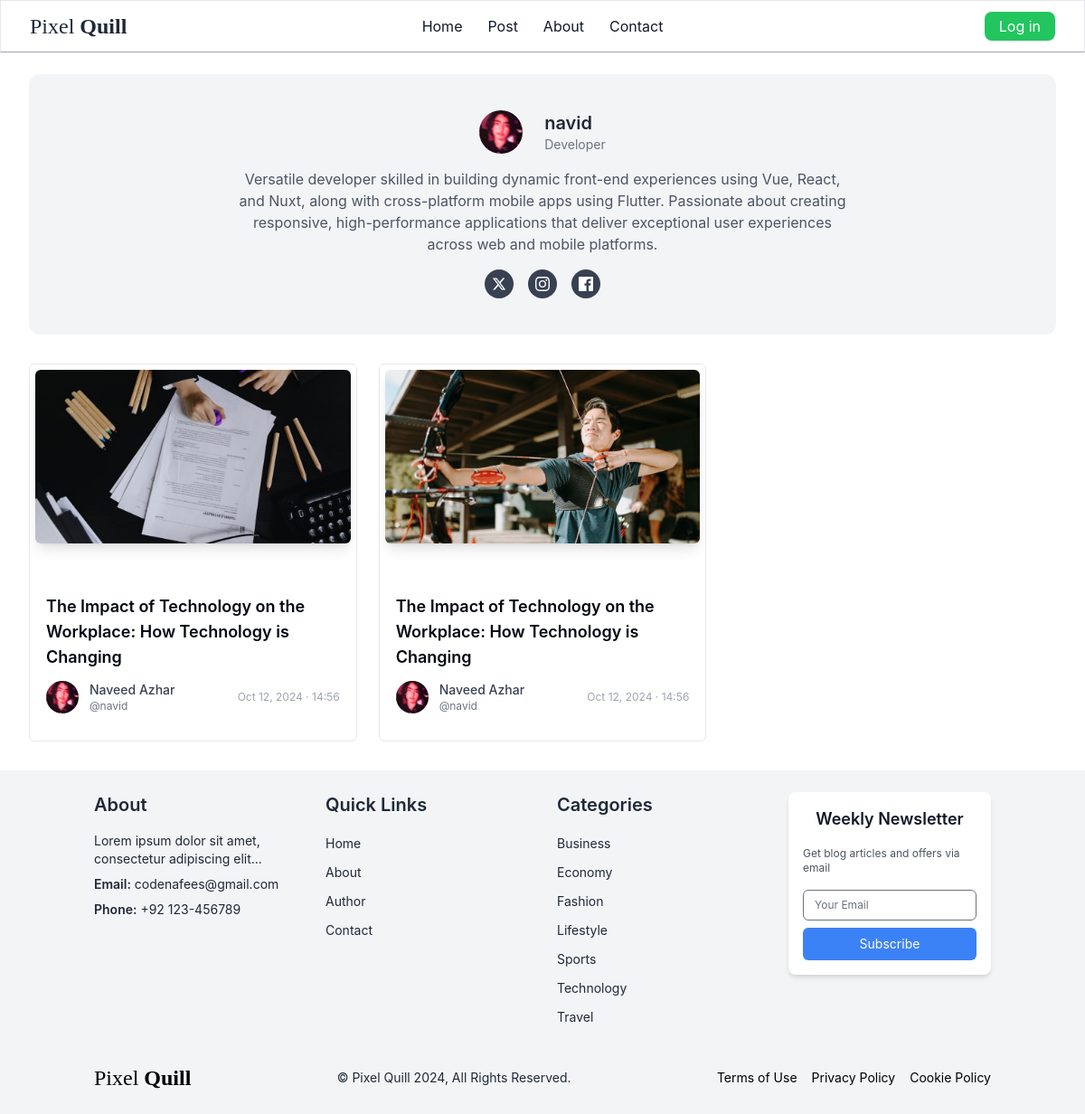
The page /author/37/ on the database its author committed.
### authentication/models.py (models this page shows, shortened)
class Profile(models.Model):
    user =  models.OneToOneField(User, on_delete=models.CASCADE, related_name="profile")
    f_name = models.CharField(max_length=10, default='James')
    l_name = models.CharField(max_length=10, default='Joe')
    job_role = models.CharField(max_length=10, default='_job')
    profile_img = models.ImageField(upload_to='dp_img/', default=get_default_image_path, )
    bio = models.TextField(max_length=400, blank=True)
    acc_created = models.DateTimeField(auto_now_add=True, blank=True, null=True)

### core/models.py (models this page shows, shortened)
class Blog(models.Model):
     created_by = models.ForeignKey(User, on_delete=models.CASCADE, related_name='author_blogs')
     heading = models.CharField(max_length=255, blank=False, null=True)
     category = models.ForeignKey(Category, on_delete=models.CASCADE, related_name="category_blogs")
     description = models.TextField(max_length=3000, null=True)
     image = models.ImageField(upload_to= 'blog/', null=True)
     added_date = models.DateTimeField(auto_now_add=True, null=True)

class Category(models.Model):
     name = models.CharField(max_length=255,  unique=True)
     class Meta:
          verbose_name_plural = 'Categories'
          ordering  = ('name',)
     def __str__(self):
          return self.name

### core/views.py (the view)
# urls.py: path('author/<int:pk>/', views.author, name='author'),
def author(request, pk):
     profile = getUserProfile(request=request)
     author = User.objects.prefetch_related('profile', 'author_blogs').get(id=pk)
     related_blogs = author.author_blogs.all()
     author_data = author.profile
     return render(request, 'core/author.html',
     {
          'related_blogs': related_blogs,
          'btn_cols': btn_cols,
          'author': author,
          'profile': profile,
          'author_data': author_data,
     })

### core/templates/core/author.html (shortened to what this page needs)
{% extends "core/layout.html" %}
{% load custom_filters %}
{% load static %}
{% block content %}
<div class="mx-4 sm:mx-6 lg:mx-8 my-5">
	<div class="bg-gray-100 rounded-xl my-6 p-7 mx-full flex flex-col space-y-3">
		<div class="mx-4 sm:mx-6 lg:mx-[200px] py-3">
			<div class="flex flex-col sm:flex-row space-y-3 sm:space-y-0 sm:space-x-6 justify-center">
				<div class="w-12 h-12 rounded-full overflow-hidden">
					<img src="{{ author_data.profile_img.url }}" class="w-full h-auto"/>
				</div>
				<div class="flex-shrink-0">
					<h2 class="text-lg sm:text-xl font-semibold text-gray-800 whitespace-nowrap"> {{author}} </h2>
					<p class="text-xs sm:text-sm text-gray-500 whitespace-nowrap">{{author_data.job_role}}</p>
				</div>
			</div>
			<div class="text-gray-600 my-4 justify-center">
				<p class="text-center">
					{{author_data.bio}}
				</p>
			</div>
			<div class="flex space-x-4 justify-center">
				<a href="https://x.com/" target="_blank" class="w-10 h-10 sm:w-8 sm:h-8 bg-gray-700 rounded-full flex items-center justify-center hover:bg-gray-800 transition-colors">
					<svg class="w-4 h-4 text-white fill-current" viewBox="0 0 24 24">
						<path d="M18.244 2.25h3.308l-7.227 8.26 8.502 11.24H16.17l-5.214-6.817L4.99 21.75H1.68l7.73-8.835L1.254 2.25H8.08l4.713 6.231zm-1.161 17.52h1.833L7.084 4.126H5.117z" />
					</svg>
				</a>
				<a href="https://www.instagram.com/real.nafees/" target="_blank" class="w-10 h-10 sm:w-8 sm:h-8 bg-gray-700 rounded-full flex items-center justify-center hover:bg-gray-800 transition-colors">
				</a>
				<a href="https://www.facebook.com/" target="_blank" class="w-10 h-10 sm:w-8 sm:h-8 bg-gray-700 rounded-full flex items-center justify-center hover:bg-gray-800 transition-colors">
				</a>
			</div>
		</div>
	</div>
	<div class="grid grid-cols-1 sm:grid-cols-2 lg:grid-cols-3 gap-4 md:gap-6 my-6 md:my-8">
        {% for blog in related_blogs %}
            <div class="border p-1.5 rounded-md">
                <a href="{% url 'details' blog.id %}">
                    <img src="{{blog.image.url}}" alt="{{blog.name}}" class="rounded-md w-full h-48 shadow-lg object-cover object-center"/>
                    <div class="mx-3 my-6">
                        <a href="{% url 'category' blog.category.id %}" class="rounded-lg text-xs font-semibold {{btn_col}} text-white py-1 px-2"> {{blog.category}} </a>
                        <div class="bg-white rounded-b-md mt-2">
                            <div class="flex justify-between items-center">
                                <h3 class="text-gray-950 text-base sm:text-lg font-semibold">{{ blog.heading }}</h3>
                            </div>
                        </div>
                        <div class="flex flex-col sm:flex-row items-start sm:items-center justify-between space-y-2 sm:space-y-0 sm:space-x-3 my-3">
                            <div class="flex items-center space-x-3">
                                <a href="{% url 'author' blog.created_by.id %}" class="m-0" >
                                    <div class="w-9 h-9 rounded-full overflow-hidden">
                                        <img src="{{ blog.created_by.id | get_user_dp }}" alt="Author" class="w-full h-full object-cover"/>
                                    </div>
                                </a>
                                <div>
                                    <span class="text-gray-700 text-sm sm:text-[14px] block font-medium">{{ blog.created_by.id | get_user_full_name}}</span>
                                    <span class="text-gray-500 text-xs sm:text-[12px] block">@{{ blog.created_by }}</span>
                                </div>
                            </div>
                            <span class="text-gray-400 text-xs">{{ blog.added_date | get_formated_date }}</span>
                        </div>
                    </div>
                </a>
            </div>
        {% endfor %}
    </div>
</div>
{% endblock %}

### core/templates/core/layout.html (shortened to what this page needs)
{% load static %}
{% load static tailwind_tags %}
<!DOCTYPE html>
<html lang="en">
<head>
	{% tailwind_css %}
</head>
<body class="font-inter">
<header class=" bg-white border border-b-gray-400 text-gray-900 mb-3">
	<nav class="mx-auto flex max-w-7xl items-center justify-between px-6 py-3 lg:px-8 " aria-label="Global">
	<div class="flex lg:flex-1">
		<a href="{% url 'home' %}" class="-m-1.5 p-1.5">
		<h3 class="inline-block font-serif text-2xl font-thin text-gray-800">Pixel <span class="font-semibold">Quill</span></h3>
		</a>
	</div>
	<div class="flex justify-center gap-x-7">
		<a href="{% url 'home' %}" class="text-base font-normal leading-6 bg-transparent  hover:border-b hover:border-gray-900 transition duration-300">Home</a>
		<a href="{% url 'post' %}" class="text-base font-normal leading-6 bg-transparent hover:border-b hover:border-gray-900 transition duration-300">Post</a>
		<a href="#" class="text-base font-normal leading-6 bg-transparent hover:border-b hover:border-gray-900 transition duration-300">About</a>
		<a href="#" class="text-base font-normal leading-6 bg-transparent hover:border-b hover:border-gray-900 transition duration-300">Contact </a>
	</div>
	<div class="hidden lg:flex lg:flex-1 lg:justify-end gap-4">
	{% if request.user.is_authenticated %}
		{% comment %} ! Drawer {% endcomment %}
		<button onclick="openDrawerModal()">
			<div class=" w-9 h-9 rounded-full overflow-hidden">
				{% comment %} * login by superuser or by a staff {% endcomment %}
				{% if request.user.is_superuser or request.user.is_staff %}
					<svg class="text-gray-500 " fill="currentColor" viewBox="0 0 24 24">
						<path d="M12 2C6.48 2 2 6.48 2 12s4.48 10 10 10 10-4.48 10-10S17.52 2 12 2zm0 3c1.66 0 3 1.34 3 3s-1.34 3-3 3-3-1.34-3-3 1.34-3 3-3zm0 14.2c-2.5 0-4.71-1.28-6-3.22.03-1.99 4-3.08 6-3.08 1.99 0 5.97 1.09 6 3.08-1.29 1.94-3.5 3.22-6 3.22z"/>
					</svg>
				{% else %}
					<img src="{{ profile.profile_img.url }}"/>
				{% endif %}
			</div>
		</button>
		<div id="drawerModal" class="hidden z-50" aria-labelledby="slide-over-title" role="dialog" aria-modal="true">
			<div class="fixed inset-0 bg-gray-500 bg-opacity-75 transition-opacity" aria-hidden="true">ll
			</div>
			<div class="fixed inset-0 overflow-hidden">
				<div class="absolute inset-0 overflow-hidden">
					<div class="pointer-events-none fixed inset-y-0 right-0 flex max-w-full pl-10">
						<div class="pointer-events-auto relative w-screen max-w-md">
							<div class="absolute left-0 top-0 -ml-8 flex pr-2 pt-4 sm:-ml-10 sm:pr-4">
								<button onclick="closeDrawerModal()" type="button" class="relative rounded-md text-gray-300 hover:text-white focus:outline-none focus:ring-2 focus:ring-white">
									<span class="absolute -inset-2.5"></span>
									<span class="sr-only">Dashboard</span>
									<svg class="h-6 w-6" fill="none" viewBox="0 0 24 24" stroke-width="1.5" stroke="currentColor" aria-hidden="true" data-slot="icon">
										<path stroke-linecap="round" stroke-linejoin="round" d="M6 18 18 6M6 6l12 12" />
									</svg>
								</button>
							</div>
							{% comment %} navigations {% endcomment %}
							<div class="flex h-full flex-col overflow-y-scroll bg-white py-6 shadow-xl">
								<div class="px-4 sm:px-6">
									<h2 class="text-[22px] font-semibold leading-6 text-gray-900" id="slide-over-title">Dashboard</h2>
									<hr class='border border-b-0 my-3 border-gray-200'>
								</div>
								<div class="relative mt-6 flex-1 justify-between px-4 sm:px-6 space-y-[30px]">
									{% if request.user.is_superuser or request.user.is_staff %}
										<span class="font-seminbold text-[18px] text-red-600 w-full">Admin Logged In</span>
									{% else %}
										<div>
											<a href="{% url 'authentication:user_profile' %}" class="text-gray-700 grids grid-cols-2 flex space-x-7 hover:text-gray-950">
												<svg xmlns="http://www.w3.org/2000/svg" fill="none" viewBox="0 0 24 24" stroke-width="1.5" stroke="currentColor" class="size-6">
													<path stroke-linecap="round" stroke-linejoin="round" d="m2.25 12 8.954-8.955c.44-.439 1.152-.439 1.591 0L21.75 12M4.5 9.75v10.125c0 .621.504 1.125 1.125 1.125H9.75v-4.875c0-.621.504-1.125 1.125-1.125h2.25c.621 0 1.125.504 1.125 1.125V21h4.125c.621 0 1.125-.504 1.125-1.125V9.75M8.25 21h8.25" />
												</svg>
												<div class="font-medium text-[18px]">Profile</div>
											</a>
											<hr class='border border-b-0 my-2 border-gray-100'>
											<a href="{% url 'author' request.user.id %}" class="text-gray-700 grids grid-cols-2 flex space-x-7 hover:text-gray-950">
												<svg xmlns="http://www.w3.org/2000/svg" fill="none" viewBox="0 0 24 24" stroke-width="1.5" stroke="currentColor" class="size-6">
													<path stroke-linecap="round" stroke-linejoin="round" d="M12 7.5h1.5m-1.5 3h1.5m-7.5 3h7.5m-7.5 3h7.5m3-9h3.375c.621 0 1.125.504 1.125 1.125V18a2.25 2.25 0 0 1-2.25 2.25M16.5 7.5V18a2.25 2.25 0 0 0 2.25 2.25M16.5 7.5V4.875c0-.621-.504-1.125-1.125-1.125H4.125C3.504 3.75 3 4.254 3 4.875V18a2.25 2.25 0 0 0 2.25 2.25h13.5M6 7.5h3v3H6v-3Z" />
												</svg>
												<div class="font-medium text-[18px]">Blogs</div>
											</a>
										</div>
									{% endif %}
									<button class="text-base px-4 py-1 bg-red-600 font-normal leading-6 text-white rounded-lg hover:bg-red-700 transition duration-300"  onclick="openLogoutModal()">Log out</button>
									<div id="logoutModal" class="hidden flex fixed z-50 inset-0 bg-gray-800 bg-opacity-75 items-center justify-center">
										<div class="bg-white rounded-lg shadow-lg p-6">
											<h2 class="text-lg font-semibold">Confirm Logout</h2>
											<p class="text-gray-600">Are you sure you want to log out?</p>
											<div class="mt-4 flex justify-end">
											<a href="{% url 'authentication:logout' %}" onclick="confirmLogout()" class="bg-red-600 hover:bg-red-700 text-white text-[14px] px-4 py-1.5 rounded-lg">Yes</a>
											<button onclick="closeLogoutModal()" class="bg-gray-400 hover:bg-gray-500 text-white text-[14px] px-5 py-1.5 rounded-lg ml-2">No</button>
											</div>
										</div>
									</div>
								</div>
							</div>
						</div>
					</div>
				</div>
			</div>
		</div>
		{% else %}
			<a href="{% url 'authentication:login' %}" class="text-base px-4 py-1 bg-green-500 font-normal leading-6 text-white rounded-lg hover:bg-green-600 transition duration-300">Log in</a>
		{% endif %}
	</div>
	</nav>
</header>
{% block content %}   {% endblock %}
    <footer class="bg-gray-100 text-black py-6">
        <div class="container mx-auto px-4">
            <div class="grid grid-cols-1 md:grid-cols-2 lg:grid-cols-4 gap-8">
                <div class="col-span-1 text-gray-800">
                    <h3 class="text-xl mb-4 font-semibold">About</h3>
                    <p class="text-sm mb-2">Lorem ipsum dolor sit amet, consectetur adipiscing elit...</p>
                    <p class="text-sm mb-2"><span class="font-semibold">Email:</span> codenafees@gmail.com</p>
                    <p class="text-sm mb-2"><span class="font-semibold">Phone:</span> +92 123-456789</p>
                </div>
                <div class="col-span-1 text-gray-800">
                    <h3 class="text-xl mb-4 font-semibold">Quick Links</h3>
                    <ul>
                        <li class="mb-2"><a href="{% url 'home' %}" class="text-sm hover:underline">Home</a></li>
                        <li class="mb-2"><a href="#" class="text-sm hover:underline">About</a></li>
                        <li class="mb-2"><a href="#" class="text-sm hover:underline">Author</a></li>
                        <li class="mb-2"><a href="#" class="text-sm hover:underline">Contact</a></li>
                    </ul>
                </div>
                <div class="col-span-1 text-gray-800">
                    <h3 class="text-xl mb-4 font-semibold">Categories</h3>
                    <ul>
                        {% for category in categories %}
                        <li class="mb-2"><a href="{% url 'category' category.id %}" class="text-sm hover:underline">{{ category.name }}</a></li>
                        {% endfor %}
                    </ul>
                </div>
                <div class="col-span-1">
                    <div class="bg-white rounded-lg shadow-md p-4">
                        <h2 class="text-lg font-semibold mb-4 text-gray-900 text-center">Weekly Newsletter</h2>
                        <p class="text-xs text-gray-600 mb-4">Get blog articles and offers via email</p>
                        <form action="#" method="POST">
                            <div class="space-y-2">
                                <input type="email" name="email" id="email" class="text-gray-800 text-xs w-full px-3 py-2 border rounded-md focus:outline-none focus:ring-1 focus:ring-blue-500" placeholder="Your Email">
                                <button type="submit" class="w-full bg-blue-500 hover:bg-blue-600 text-white text-sm py-2 px-4 rounded-md">Subscribe</button>
                            </div>
                        </form>
                    </div>
                </div>
            </div>
            <div class="mt-8 flex flex-col md:flex-row justify-between items-center">
                <a href="#" class="flex items-center mb-4 md:mb-0">
                    <h3 class="inline-block font-serif text-xl sm:text-2xl font-thin">Pixel <span class="font-semibold">Quill</span></h3>
                </a>
                <p class="text-sm font-normal text-gray-800 mb-4 md:mb-0">&copy; Pixel Quill 2024, All Rights Reserved.</p>
                <nav class="flex flex-wrap justify-center md:justify-end space-x-4">
                    <a href="#" class="text-sm font-normal hover:underline">Terms of Use</a>
                    <a href="#" class="text-sm font-normal hover:underline">Privacy Policy</a>
                    <a href="#" class="text-sm font-normal hover:underline">Cookie Policy</a>
                </nav>
            </div>
        </div>
    </footer>
</body>
</html>

### rows shown on the page
Profile: profile_img (picture), job_role "Developer", bio "Versatile developer skilled in building dynamic front-end experiences using Vue, React, and Nuxt, along with cross-platform mobile apps using Flutter. Passionate about creating responsive, high-performance applications that deliver exceptional user experiences across web and mobile platforms."
Blog: image (picture), heading "The Impact of Technology on the Workplace: How Technology is Changing", created_by.id|get_user_dp (picture), created_by.id|get_user_full_name "Naveed Azhar", created_by "navid", added_date|get_formated_date "Oct 12, 2024 · 14:56"
Blog: image (picture), heading "The Impact of Technology on the Workplace: How Technology is Changing", created_by.id|get_user_dp (picture), created_by.id|get_user_full_name "Naveed Azhar", created_by "navid", added_date|get_formated_date "Oct 12, 2024 · 14:56"
Category: name "Business"
Category: name "Economy"
Category: name "Fashion"
Category: name "Lifestyle"
Category: name "Sports"
Category: name "Technology"
Category: name "Travel"

### other values the page prints
{{ author }} "navid"
